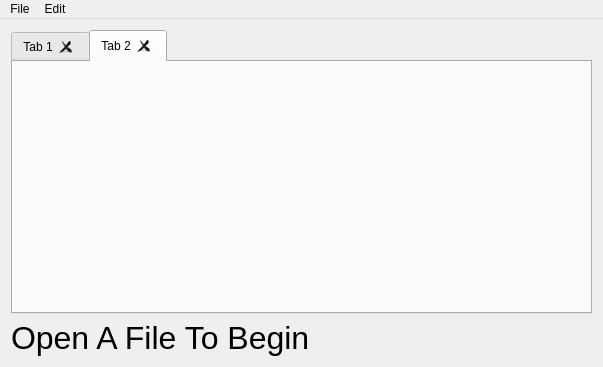
<?xml version="1.0" encoding="UTF-8"?>
<ui version="4.0">
 <class>MainWindow</class>
 <widget class="QMainWindow" name="MainWindow">
  <property name="geometry">
   <rect>
    <x>0</x>
    <y>0</y>
    <width>603</width>
    <height>367</height>
   </rect>
  </property>
  <property name="windowTitle">
   <string>PathFinder</string>
  </property>
  <widget class="QWidget" name="centralWidget">
   <layout class="QGridLayout" name="gridLayout">
    <item row="0" column="0">
     <layout class="QVBoxLayout" name="verticalLayout" stretch="0">
      <item>
       <widget class="QTabWidget" name="tabOpenDocs">
        <property name="currentIndex">
         <number>1</number>
        </property>
        <property name="tabsClosable">
         <bool>true</bool>
        </property>
        <widget class="QWidget" name="tab">
         <attribute name="title">
          <string>Tab 1</string>
         </attribute>
        </widget>
        <widget class="QWidget" name="tab_2">
         <attribute name="title">
          <string>Tab 2</string>
         </attribute>
        </widget>
       </widget>
      </item>
     </layout>
    </item>
    <item row="1" column="0">
     <widget class="QLabel" name="lblPrompt">
      <property name="font">
       <font>
        <family>Arial</family>
        <pointsize>24</pointsize>
        <kerning>true</kerning>
       </font>
      </property>
      <property name="text">
       <string>Open A File To Begin</string>
      </property>
     </widget>
    </item>
   </layout>
  </widget>
  <widget class="QMenuBar" name="menuBar">
   <property name="geometry">
    <rect>
     <x>0</x>
     <y>0</y>
     <width>603</width>
     <height>22</height>
    </rect>
   </property>
   <widget class="QMenu" name="menuFile">
    <property name="title">
     <string>File</string>
    </property>
    <addaction name="actionOpen"/>
    <addaction name="separator"/>
    <addaction name="actionExit"/>
   </widget>
   <widget class="QMenu" name="menuEdit">
    <property name="title">
     <string>Edit</string>
    </property>
    <addaction name="actionPreferences"/>
   </widget>
   <addaction name="menuFile"/>
   <addaction name="menuEdit"/>
  </widget>
  <action name="actionOpen">
   <property name="text">
    <string>Open</string>
   </property>
  </action>
  <action name="actionExit">
   <property name="text">
    <string>Exit</string>
   </property>
  </action>
  <action name="actionPreferences">
   <property name="text">
    <string>Preferences</string>
   </property>
  </action>
 </widget>
 <layoutdefault spacing="6" margin="11"/>
 <resources/>
 <connections/>
</ui>
